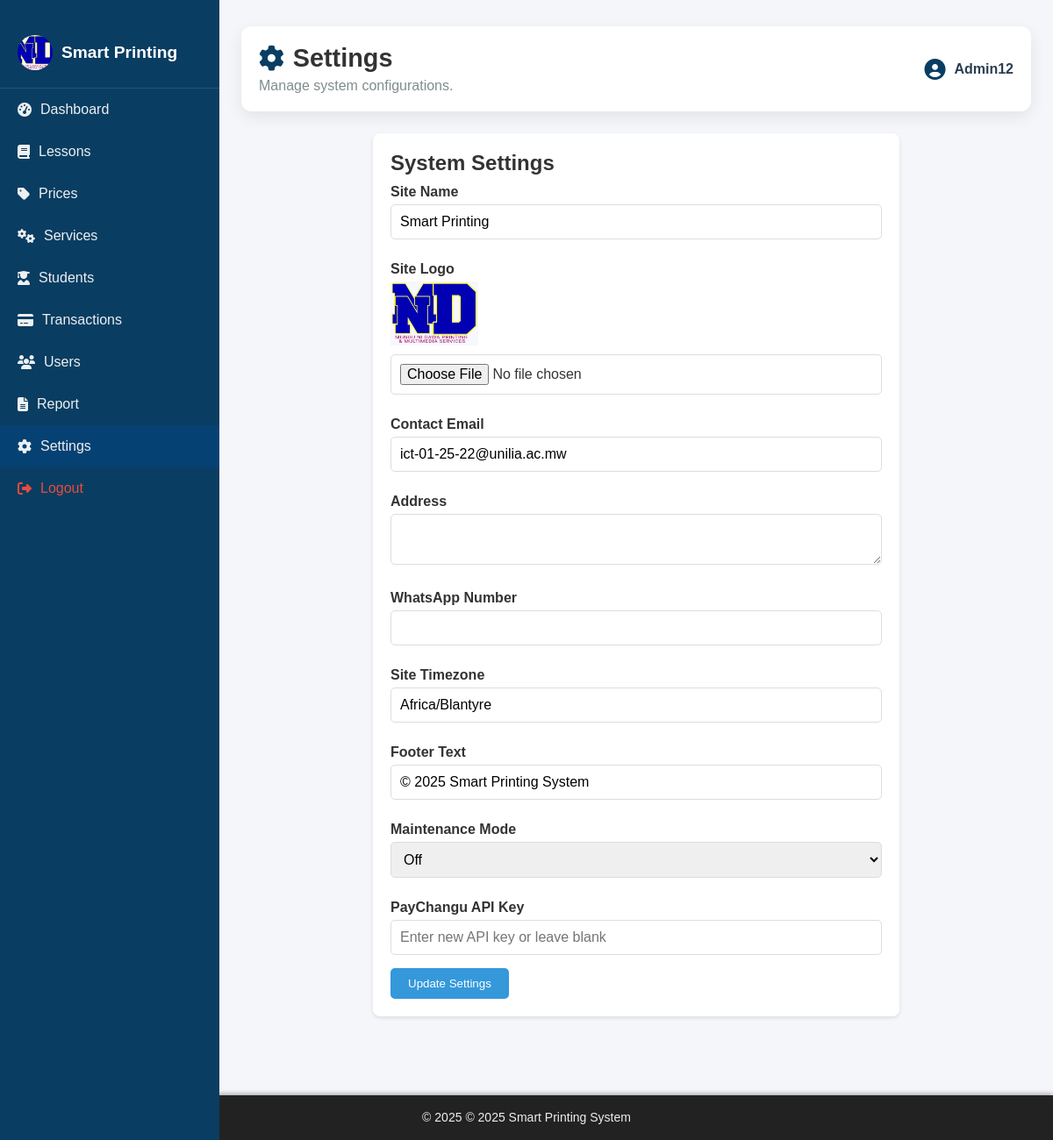
The app's page /admin/settings.php (signed in) with its own data.
### tables this page shows
CREATE TABLE IF NOT EXISTS `settings` (
  `id` int NOT NULL AUTO_INCREMENT,
  `business_name` varchar(255) NOT NULL DEFAULT 'Smart Printing System',
  `logo_path` varchar(255) DEFAULT 'assets/images/MND.jpeg',
  `contact_email` varchar(100) DEFAULT 'admin@example.com',
  `phone` varchar(50) DEFAULT NULL,
  `address` text,
  `paychangu_api_key` text,
  `mysql_user` varchar(50) DEFAULT 'root',
  `mysql_password` varchar(100) DEFAULT NULL,
  `created_at` timestamp NULL DEFAULT CURRENT_TIMESTAMP,
  `updated_at` timestamp NULL DEFAULT CURRENT_TIMESTAMP ON UPDATE CURRENT_TIMESTAMP,
  `site_timezone` varchar(100) DEFAULT 'Africa/Blantyre',
  `footer_text` varchar(255) DEFAULT '© 2025 Mungu Ni Dawa',
  `maintenance_mode` tinyint(1) DEFAULT '0',
  PRIMARY KEY (`id`)
);

### admin/settings.php (the view, shortened to what this page needs)
<?php
include __DIR__ . '/../user/includes/db_connect.php';
$settings = [
    'business_name' => 'Smart Printing',
    'logo_path' => '/smart-printing-system/assets/images/logo.png',
    'contact_email' => '',
    'address' => '',
    'whatsapp_number' => '',
    'site_timezone' => 'Africa/Blantyre',
    'footer_text' => '© ' . date('Y') . ' Smart Printing System',
    'maintenance_mode' => 0,
];
$resSettings = $conn->query("SELECT business_name, logo_path, contact_email, address, phone, site_timezone, footer_text, maintenance_mode FROM settings WHERE id = 1 LIMIT 1");
if ($resSettings && $resSettings->num_rows > 0) {
   $row = $resSettings->fetch_assoc();
$settings = [
    'business_name' => $row['business_name'],
    'logo_path' => $row['logo_path'],
    'contact_email' => $row['contact_email'],
    'address' => $row['address'],
    'whatsapp_number' => $row['phone'],
    'site_timezone' => $row['site_timezone'],
    'footer_text' => $row['footer_text'],
    'maintenance_mode' => $row['maintenance_mode']
];
}
?>
<!DOCTYPE html>
<html lang="en">
<head>
  <link rel="stylesheet" href="/smart-printing-system/assets/css/admin_style.css" />
  <link rel="stylesheet" href="https://cdnjs.cloudflare.com/ajax/libs/font-awesome/6.5.0/css/all.min.css" />
</head>
<body>
<div class="admin-wrapper">
  <div class="sidebar">
    <div class="logo">
      <img src="<?php echo htmlspecialchars($settings['logo_path']); ?>" alt="Logo" class="logo-img" />
      <span><?php echo htmlspecialchars($settings['business_name']); ?></span>
    </div>
    <a href="dashboard.php"><i class="fas fa-tachometer-alt"></i> Dashboard</a>
    <a href="manage_lessons.php"><i class="fas fa-book"></i> Lessons</a>
    <a href="manage_prices.php"><i class="fas fa-tag"></i> Prices</a>
    <a href="manage_services.php"><i class="fas fa-cogs"></i> Services</a>
    <a href="manage_students.php"><i class="fas fa-user-graduate"></i> Students</a>
    <a href="manage_transactions.php"><i class="fas fa-credit-card"></i> Transactions</a>
    <a href="manage_users.php"><i class="fas fa-users"></i> Users</a>
    <a href="report.php"><i class="fas fa-file-alt"></i> Report</a>
    <a href="settings.php" class="active"><i class="fas fa-cog"></i> Settings</a>
    <a href="../logout.php" style="color: red;" onclick="return confirm('Are you sure you want to logout?');"><i class="fas fa-sign-out-alt"></i> Logout</a>
  </div>
  <div class="main-content">
    <header class="dashboard-header">
      <div class="header-content">
        <h1><i class="fas fa-cog"></i> Settings</h1>
        <p>Manage system configurations.</p>
      </div>
      <div class="user-profile">
        <i class="fas fa-user-circle"></i>
        <span><?php echo htmlspecialchars($_SESSION['users']['username']); ?></span>
      </div>
    </header>
    <form method="POST" enctype="multipart/form-data" class="settings-form">
      <h2>System Settings</h2>
      <label for="site_name">Site Name</label>
      <input type="text" id="site_name" name="site_name" required value="<?php echo htmlspecialchars($settings['business_name']); ?>" />
      <label for="logo">Site Logo</label>
      <?php if (!empty($settings['logo_path'])): ?>
        <img src="<?php echo htmlspecialchars($settings['logo_path']); ?>" alt="Logo" class="current-logo" />
      <?php endif; ?>
      <input type="file" id="logo" name="logo" accept="image/jpeg,image/png" />
      <label for="contact_email">Contact Email</label>
      <input type="email" id="contact_email" name="contact_email"  value="<?php echo htmlspecialchars($settings['contact_email']); ?>" />
      <label for="address">Address</label>
      <textarea id="address" name="address"><?php echo htmlspecialchars($settings['address']); ?></textarea>
      <label for="whatsapp_number">WhatsApp Number</label>
      <input type="text" id="whatsapp_number" name="whatsapp_number" value="<?php echo htmlspecialchars($settings['whatsapp_number']); ?>" />
      <label for="site_timezone">Site Timezone</label>
      <input type="text" id="site_timezone" name="site_timezone" value="<?php echo htmlspecialchars($settings['site_timezone']); ?>" />
      <label for="footer_text">Footer Text</label>
      <input type="text" id="footer_text" name="footer_text" value="<?php echo htmlspecialchars($settings['footer_text']); ?>" />
      <label for="maintenance_mode">Maintenance Mode</label>
      <select id="maintenance_mode" name="maintenance_mode">
        <option value="0" <?php echo ($settings['maintenance_mode'] == 0) ? 'selected' : ''; ?>>Off</option>
      </select>
      <label for="paychangu_api_key">PayChangu API Key</label>
      <input type="password" id="paychangu_api_key" name="paychangu_api_key" placeholder="Enter new API key or leave blank" />
      <button type="submit">Update Settings</button>
    </form>
  </div>
</div>
<?php include 'includes/footer.php'; ?>
</body>
</html>

### admin/includes/footer.php (shortened to what this page needs)
<footer id="admin-footer" style="
    background-color: #222;
    color: #eee;
    text-align: center;
    padding: 15px 20px;
    font-size: 14px;
    font-family: 'Segoe UI', Tahoma, Geneva, Verdana, sans-serif;
    box-shadow: 0 -2px 5px rgba(0,0,0,0.3);
    position: relative;
    bottom: 0;
    width: 100%;
    margin-top: 40px;
    user-select: none;
">
  <p style="margin: 0; line-height: 1.5;">
    &copy; <?php echo date("Y"); ?>
    <?php
      echo !empty($settings['footer_text'])
           ? htmlspecialchars($settings['footer_text'])
           : 'Smart Printing System — All rights reserved.';
    ?>
  </p>
</footer>

### assets/css/admin_style.css (style rules this page uses)
* { margin: 0; padding: 0; box-sizing: border-box; font-family: 'Arial', sans-serif; }
body { background-color: #f4f6f9; color: #333; overflow-x: hidden; }
.admin-wrapper { display: flex; min-height: 100vh; }
.sidebar { width: 250px; background-color: #0a3d62; color: #fff; padding: 20px 0; position: fixed; top: 0; bottom: 0; left: 0; overflow-y: auto; z-index: 1000; }
.sidebar .logo { display: flex; align-items: center; padding: 20px; border-bottom: 1px solid rgba(255, 255, 255, 0.1); }
.sidebar .logo-img { width: 40px; height: 40px; margin-right: 10px; border-radius: 50%; object-fit: cover; }
.sidebar span { font-size: 1.2rem; font-weight: bold; }
.sidebar a { display: flex; align-items: center; padding: 15px 20px; color: #ecf0f1; text-decoration: none; transition: background 0.3s ease; }
.sidebar a i { margin-right: 10px; }
.sidebar a:hover, .sidebar a.active { background-color: #064173; }
.sidebar a[style*="color: red"] { color: #e74c3c !important; }
.main-content { margin-left: 250px; padding: 30px 25px; width: calc(100% - 250px); transition: margin-left 0.3s ease; }
.dashboard-header { display: flex; justify-content: space-between; align-items: center; background-color: #fff; padding: 20px; border-radius: 12px; box-shadow: 0 6px 18px rgba(0, 0, 0, 0.08); margin-bottom: 25px; flex-wrap: wrap; }
.header-content h1 { font-size: 1.8rem; display: flex; align-items: center; }
.header-content h1 i { margin-right: 10px; color: #0a3d62; }
.header-content p { color: #7f8c8d; margin-top: 6px; }
.user-profile { display: flex; align-items: center; font-size: 1rem; color: #2c3e50; }
.user-profile i { font-size: 1.5rem; margin-right: 10px; color: #0a3d62; }
.user-profile span { font-weight: bold; }
.sidebar { width: 250px; background-color: #0a3d62; color: #fff; padding: 20px 0; position: fixed; top: 0; bottom: 0; left: 0; overflow-y: auto; z-index: 1000; transition: transform 0.3s ease; }

### admin/settings.php (style rules this page uses)
.settings-form { background: #fff; padding: 20px; border-radius: 8px; box-shadow: 0 2px 4px rgba(0,0,0,0.1); max-width: 600px; margin: 20px auto; }
.settings-form label { display: block; margin: 10px 0 5px; font-weight: bold; }
.settings-form input, .settings-form select, .settings-form textarea { width: 100%; padding: 10px; margin-bottom: 15px; border: 1px solid #ddd; border-radius: 5px; font-size: 1rem; resize: vertical; }
.settings-form button { padding: 10px 20px; background: #3498db; color: #fff; border: none; border-radius: 5px; cursor: pointer; }
.current-logo { max-width: 100px; margin-bottom: 10px; display: block; }

### records on screen
settings: logo_path (picture), business_name "Smart Printing", site_name "Smart Printing", contact_email "ict-01-25-22@unilia.ac.mw", site_timezone "Africa/Blantyre", footer_text "© 2025 Smart Printing System", maintenance_mode "Off"

### other values on screen
$_SESSION['users']['username'] "Admin12"
